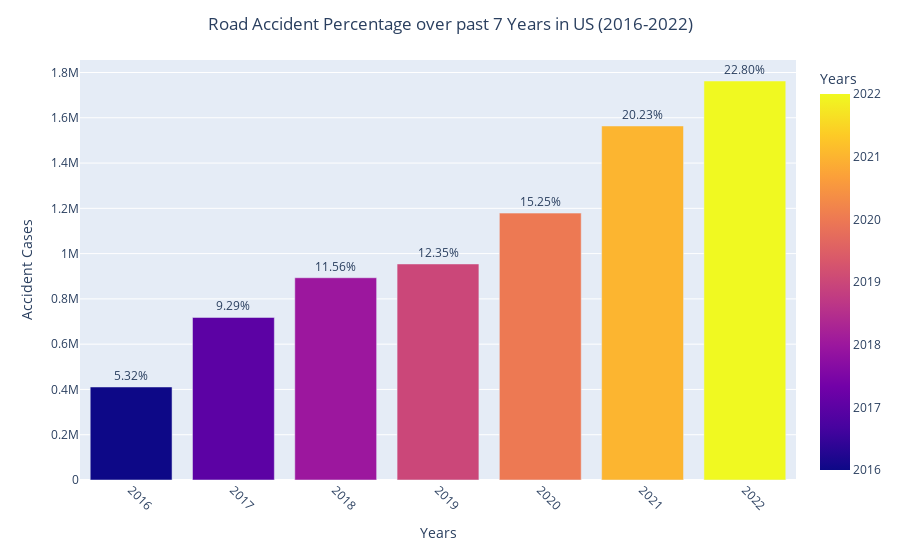

The code cell stored with this chart in its notebook:
### Code cell
# Calculate the total cases
total_cases = len(df)

# Calculate the percentage of total cases for each Year
year_df['Percentage'] = (year_df['Cases'] / total_cases) * 100

fig = px.bar(
    year_df,
    x='Year',
    y='Cases',
    color='Year',  
    text='Percentage',  
    labels={'Percentage': 'Percentage (%)', 'Cases': 'Accident Cases', 'Year': 'Years'}  
)

fig.update_xaxes(tickangle=45) 

# Display percentage as text on top of bars with a specific format
fig.update_traces(texttemplate='%{text:.2f}%', textposition='outside')

# Remove the legend
fig.update_layout(showlegend=False,
                 title={'text':'Road Accident Percentage over past 7 Years in US (2016-2022)', 'x':0.5})

fig.show()

### Figure 1 — Plotly figure (JSON) as saved in the notebook; plotly's stock layout.template omitted (floating-point values rounded to 4 significant figures)
{"data": [{"alignmentgroup": "True", "hovertemplate": "Years=%{marker.color}<br>Accident Cases=%{y}<br>Percentage (%)=%{text}<extra></extra>", "legendgroup": "", "marker": {"color": [2022, 2021, 2020, 2019, 2018, 2017, 2016], "coloraxis": "coloraxis", "pattern": {"shape": ""}}, "name": "", "offsetgroup": "", "orientation": "v", "showlegend": false, "text": [22.8, 20.23, 15.25, 12.35, 11.56, 9.292, 5.316], "textposition": "outside", "texttemplate": "%{text:.2f}%", "type": "bar", "x": [2022, 2021, 2020, 2019, 2018, 2017, 2016], "xaxis": "x", "y": [1762452, 1563753, 1178913, 954303, 893426, 718093, 410821], "yaxis": "y"}], "layout": {"barmode": "relative", "coloraxis": {"colorbar": {"title": {"text": "Years"}}, "colorscale": [[0, "#0d0887"], [0.1111, "#46039f"], [0.2222, "#7201a8"], [0.3333, "#9c179e"], [0.4444, "#bd3786"], [0.5556, "#d8576b"], [0.6667, "#ed7953"], [0.7778, "#fb9f3a"], [0.8889, "#fdca26"], [1, "#f0f921"]]}, "legend": {"tracegroupgap": 0}, "margin": {"t": 60}, "showlegend": false, "title": {"text": "Road Accident Percentage over past 7 Years in US (2016-2022)", "x": 0.5}, "xaxis": {"anchor": "y", "domain": [0, 1], "tickangle": 45, "title": {"text": "Years"}}, "yaxis": {"anchor": "x", "domain": [0, 1], "title": {"text": "Accident Cases"}}}}
